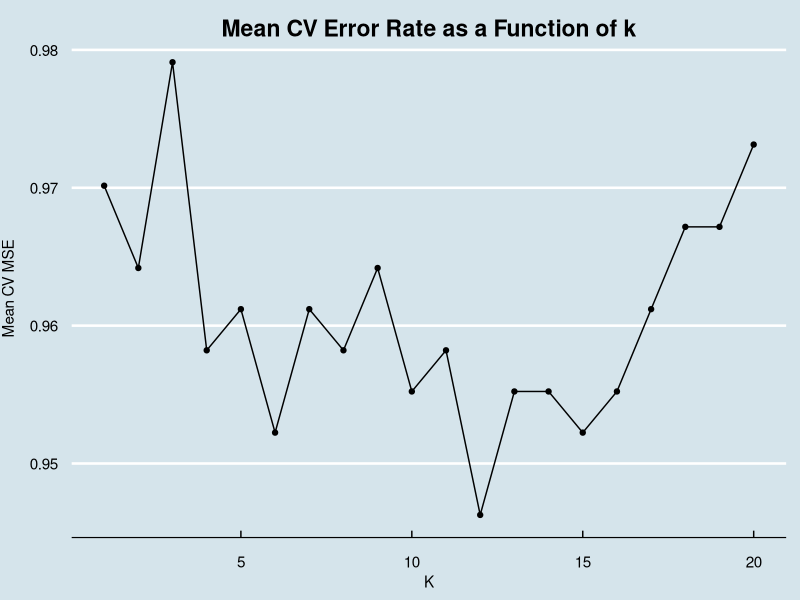

Source code (R):
## ---- chunk 1
knitr::opts_chunk$set(echo = FALSE)

library(AER)
library(tidyverse)
library(fastDummies)
library(glmnet)
library(sjmisc)
library(class)
library(ggthemes)
library(data.table)

## ---- chunk 2
Obs_1 = (0-1)^2 + (2-1)^2 + (2-1)^2
Obs_2 = (2-1)^2 + (1-1)^2 + (2-1)^2  
Obs_3 = (0-1)^2 + (0-1)^2 + (0-1)^2 
Obs_4 = (0-1)^2 + (1-1)^2 + (1-1)^2
Obs_5 = (0-1)^2 + (1-1)^2 + (2-1)^2 
Obs_6 = (1-1)^2 + (1-1)^2 + (3-1)^2 

dist_1 = sqrt(Obs_1)
dist_2 = sqrt(Obs_2)
dist_3 = sqrt(Obs_3)
dist_4 = sqrt(Obs_4)
dist_5 = sqrt(Obs_5)
dist_6 = sqrt(Obs_6)

d = (3 + 0.5 + 2.5)/3
## ---- chunk 3
question2 <- 2^30
## ---- chunk 4

data("Fatalities")

rows <- Fatalities %>%
  nrow()

rows_no_nas <- Fatalities %>%
  drop_na() %>%
  nrow()

data <- Fatalities %>%
  drop_na()

## ---- chunk 5

 q3 <- sapply(data, class)

## ---- chunk 6

data2 <- data %>%
  dummy_cols(select_columns = c("state", "breath", "jail", "service", "year"), remove_selected_columns = TRUE, remove_first_dummy = TRUE) %>%
  select(-fatal, -nfatal, -fatal1517, -nfatal1517, -fatal1820, -nfatal1820, -fatal2124, -nfatal2124, -afatal) %>%
  move_columns(sfatal)

model_1 <- lm(data = data2, sfatal ~.)

summary_1 <- summary(model_1)

## ---- chunk 7

set.seed(222)

lasso_model <- cv.glmnet(x = data.matrix(data2[,1:75]),
                         y = as.numeric(data2[,76]),
                         nfold = 5,
                         standardize = TRUE)

# (round(lasso_model$cvm,3)) 
# print(lasso_model$lambda.min,3)

mse_min <- min(round(lasso_model$cvm,3))
# print(mse_min)

standard_error_min <- min(round(lasso_model$cvsd,3))
# print(standard_error_min)

check <- do.call( 'cbind', list(lambda = lasso_model$lambda,
                                cross_validation_error = lasso_model$cvm,
                                standard_error = lasso_model$cvsd,
                                cvup = lasso_model$cvup,
                                cvlo = lasso_model$cvlo)) 

check2 <- data.frame(check) %>%
  arrange(cross_validation_error) %>%
  head(1) %>%
  round(3)
#  print()

# print(round(lasso_model$lambda.1se,3))

## ---- chunk 8

set.seed(222)
cross_validation_KNN  <- function(data_x, data_y, k_seq, kfolds) {
  fold_ids      <- rep(seq(kfolds), ceiling(nrow(data_x) / kfolds))
  fold_ids      <- fold_ids[1:nrow(data_x)]
  fold_ids      <- sample(fold_ids, length(fold_ids))
  CV_error_mtx  <- matrix(0, 
                          nrow = length(k_seq), 
                          ncol = kfolds)
  for (k in k_seq) {
    for (fold in 1:kfolds) {

      knn_fold_model    <- knn(train = data_x[which(fold_ids != fold),],
                               test = data_x[which(fold_ids == fold),],
                               cl = data_y[which(fold_ids != fold)],
                               k = k)
      CV_error_mtx[k,fold]  <- mean(knn_fold_model !=
                                    data_y[which(fold_ids == fold)])
    }
  }
  return(CV_error_mtx)
}

knn_cv_error <- cross_validation_KNN(data_x = data2[,-76],
                                       data_y = data2[,76],
                                       k_seq = seq(20),
                                       kfolds = 5)
mean_cv_error <- data.frame(k = 1:20, mean_cv = rowMeans(knn_cv_error)) %>%
  arrange(mean_cv)

# print(mean_cv_error)

## ---- chunk 9

set.seed(222)
cross_validation_KNN  <- function(data_x, data_y, k_seq, kfolds) {
  fold_ids      <- rep(seq(kfolds), ceiling(nrow(data_x) / kfolds))
  fold_ids      <- fold_ids[1:nrow(data_x)]
  fold_ids      <- sample(fold_ids, length(fold_ids))
  CV_error_mtx  <- matrix(0, 
                          nrow = length(k_seq), 
                          ncol = kfolds)
  for (k in k_seq) {
    for (fold in 1:kfolds) {

      knn_fold_model    <- knn(train = data_x[which(fold_ids != fold),],
                               test = data_x[which(fold_ids == fold),],
                               cl = data_y[which(fold_ids != fold)],
                               k = k)
      CV_error_mtx[k,fold]  <- mean(knn_fold_model !=
                                    data_y[which(fold_ids == fold)])
    }
  }
  return(CV_error_mtx)
}
## ---- chunk 10

ggplot(mean_cv_error, aes(x = k, y = mean_cv)) +
  geom_point() +
  geom_line() +
  labs(
    title = "Mean CV Error Rate as a Function of k",
    x = "K",
    y = "Mean CV MSE"
  ) +
  theme_economist() +
  theme(plot.title = element_text(hjust = 0.5), 
        axis.title.y = element_text(vjust= 4),
        axis.title.x = element_text(vjust = -1))
